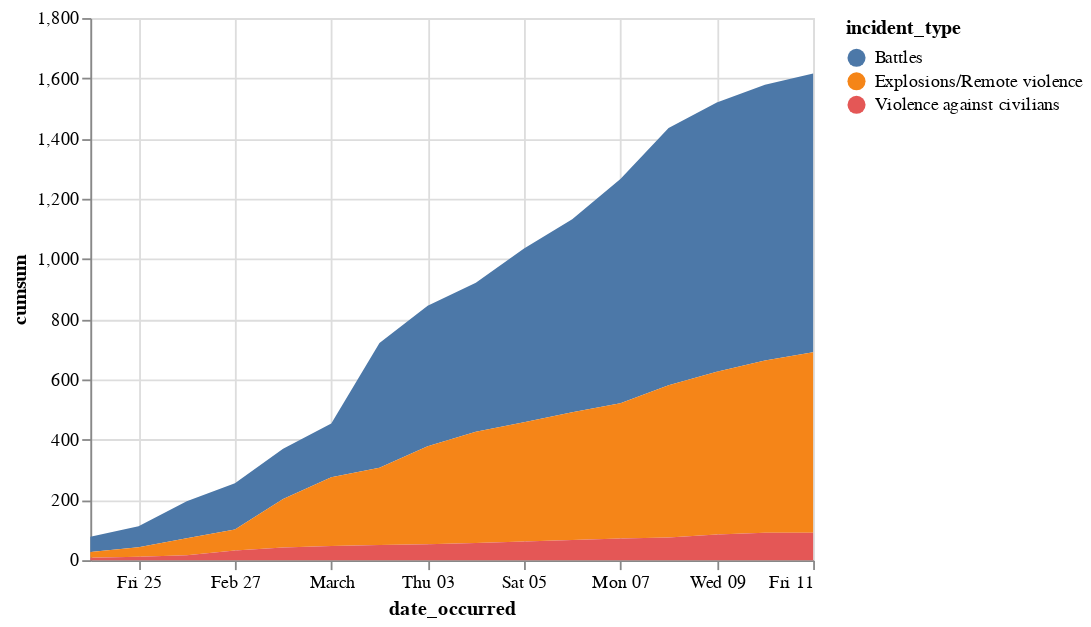

The cell this chart's notebook holds for it:
### Markdown cell above
#### Try to make it cumulative

### Code cell
alt.Chart(fatalities_df).mark_area().encode(
    x="date_occurred:T", y="cumsum:Q", color="incident_type:N"
)

### Figure 1 — Vega-Lite specification as saved in the notebook (floating-point values rounded to 4 significant figures)
{"config": {"view": {"continuousWidth": 400, "continuousHeight": 300}}, "data": {"name": "data-aa57da395c6c98fca7a98ebabfadb92e"}, "mark": "area", "encoding": {"color": {"field": "incident_type", "type": "nominal"}, "x": {"field": "date_occurred", "type": "temporal"}, "y": {"field": "cumsum", "type": "quantitative"}}, "$schema": "https://vega.github.io/schema/vega-lite/v4.17.0.json", "datasets": {"data-aa57da395c6c98fca7a98ebabfadb92e": [{"date_occurred": "2022-02-24", "incident_type": "Battles", "fatalities": 51.0, "cumsum": 51.0}, {"date_occurred": "2022-02-25", "incident_type": "Battles", "fatalities": 19.0, "cumsum": 70.0}, {"date_occurred": "2022-02-26", "incident_type": "Battles", "fatalities": 53.0, "cumsum": 123.0}, {"date_occurred": "2022-02-27", "incident_type": "Battles", "fatalities": 30.0, "cumsum": 153.0}, {"date_occurred": "2022-02-28", "incident_type": "Battles", "fatalities": 14.0, "cumsum": 167.0}, {"date_occurred": "2022-03-01", "incident_type": "Battles", "fatalities": 12.0, "cumsum": 179.0}, {"date_occurred": "2022-03-02", "incident_type": "Battles", "fatalities": 235.0, "cumsum": 414.0}, {"date_occurred": "2022-03-03", "incident_type": "Battles", "fatalities": 53.0, "cumsum": 467.0}, {"date_occurred": "2022-03-04", "incident_type": "Battles", "fatalities": 28.0, "cumsum": 495.0}, {"date_occurred": "2022-03-05", "incident_type": "Battles", "fatalities": 82.0, "cumsum": 577.0}, {"date_occurred": "2022-03-06", "incident_type": "Battles", "fatalities": 64.0, "cumsum": 641.0}, {"date_occurred": "2022-03-07", "incident_type": "Battles", "fatalities": 104.0, "cumsum": 745.0}, {"date_occurred": "2022-03-08", "incident_type": "Battles", "fatalities": 109.0, "cumsum": 854.0}, {"date_occurred": "2022-03-09", "incident_type": "Battles", "fatalities": 40.0, "cumsum": 894.0}, {"date_occurred": "2022-03-10", "incident_type": "Battles", "fatalities": 22.0, "cumsum": 916.0}, {"date_occurred": "2022-03-11", "incident_type": "Battles", "fatalities": 10.0, "cumsum": 926.0}, {"date_occurred": "2022-02-24", "incident_type": "Explosions/Remote violence", "fatalities": 19.0, "cumsum": 19.0}, {"date_occurred": "2022-02-25", "incident_type": "Explosions/Remote violence", "fatalities": 13.0, "cumsum": 32.0}, {"date_occurred": "2022-02-26", "incident_type": "Explosions/Remote violence", "fatalities": 25.0, "cumsum": 57.0}, {"date_occurred": "2022-02-27", "incident_type": "Explosions/Remote violence", "fatalities": 13.0, "cumsum": 70.0}, {"date_occurred": "2022-02-28", "incident_type": "Explosions/Remote violence", "fatalities": 91.0, "cumsum": 161.0}, {"date_occurred": "2022-03-01", "incident_type": "Explosions/Remote violence", "fatalities": 67.0, "cumsum": 228.0}, {"date_occurred": "2022-03-02", "incident_type": "Explosions/Remote violence", "fatalities": 29.0, "cumsum": 257.0}, {"date_occurred": "2022-03-03", "incident_type": "Explosions/Remote violence", "fatalities": 68.0, "cumsum": 325.0}, {"date_occurred": "2022-03-04", "incident_type": "Explosions/Remote violence", "fatalities": 44.0, "cumsum": 369.0}, {"date_occurred": "2022-03-05", "incident_type": "Explosions/Remote violence", "fatalities": 27.0, "cumsum": 396.0}, {"date_occurred": "2022-03-06", "incident_type": "Explosions/Remote violence", "fatalities": 28.0, "cumsum": 424.0}, {"date_occurred": "2022-03-07", "incident_type": "Explosions/Remote violence", "fatalities": 25.0, "cumsum": 449.0}, {"date_occurred": "2022-03-08", "incident_type": "Explosions/Remote violence", "fatalities": 57.0, "cumsum": 506.0}, {"date_occurred": "2022-03-09", "incident_type": "Explosions/Remote violence", "fatalities": 35.0, "cumsum": 541.0}, {"date_occurred": "2022-03-10", "incident_type": "Explosions/Remote violence", "fatalities": 31.0, "cumsum": 572.0}, {"date_occurred": "2022-03-11", "incident_type": "Explosions/Remote violence", "fatalities": 27.0, "cumsum": 599.0}, {"date_occurred": "2022-02-24", "incident_type": "Violence against civilians", "fatalities": 8.0, "cumsum": 8.0}, {"date_occurred": "2022-02-25", "incident_type": "Violence against civilians", "fatalities": 3.0, "cumsum": 11.0}, {"date_occurred": "2022-02-26", "incident_type": "Violence against civilians", "fatalities": 5.0, "cumsum": 16.0}, {"date_occurred": "2022-02-27", "incident_type": "Violence against civilians", "fatalities": 16.0, "cumsum": 32.0}, {"date_occurred": "2022-02-28", "incident_type": "Violence against civilians", "fatalities": 10.0, "cumsum": 42.0}, {"date_occurred": "2022-03-01", "incident_type": "Violence against civilians", "fatalities": 5.0, "cumsum": 47.0}, {"date_occurred": "2022-03-02", "incident_type": "Violence against civilians", "fatalities": 3.0, "cumsum": 50.0}, {"date_occurred": "2022-03-03", "incident_type": "Violence against civilians", "fatalities": 3.0, "cumsum": 53.0}, {"date_occurred": "2022-03-04", "incident_type": "Violence against civilians", "fatalities": 4.0, "cumsum": 57.0}, {"date_occurred": "2022-03-05", "incident_type": "Violence against civilians", "fatalities": 5.0, "cumsum": 62.0}, {"date_occurred": "2022-03-06", "incident_type": "Violence against civilians", "fatalities": 5.0, "cumsum": 67.0}, {"date_occurred": "2022-03-07", "incident_type": "Violence against civilians", "fatalities": 5.0, "cumsum": 72.0}, {"date_occurred": "2022-03-08", "incident_type": "Violence against civilians", "fatalities": 3.0, "cumsum": 75.0}, {"date_occurred": "2022-03-09", "incident_type": "Violence against civilians", "fatalities": 10.0, "cumsum": 85.0}, {"date_occurred": "2022-03-10", "incident_type": "Violence against civilians", "fatalities": 6.0, "cumsum": 91.0}, {"date_occurred": "2022-03-11", "incident_type": "Violence against civilians", "fatalities": 0.0, "cumsum": 91.0}]}}
